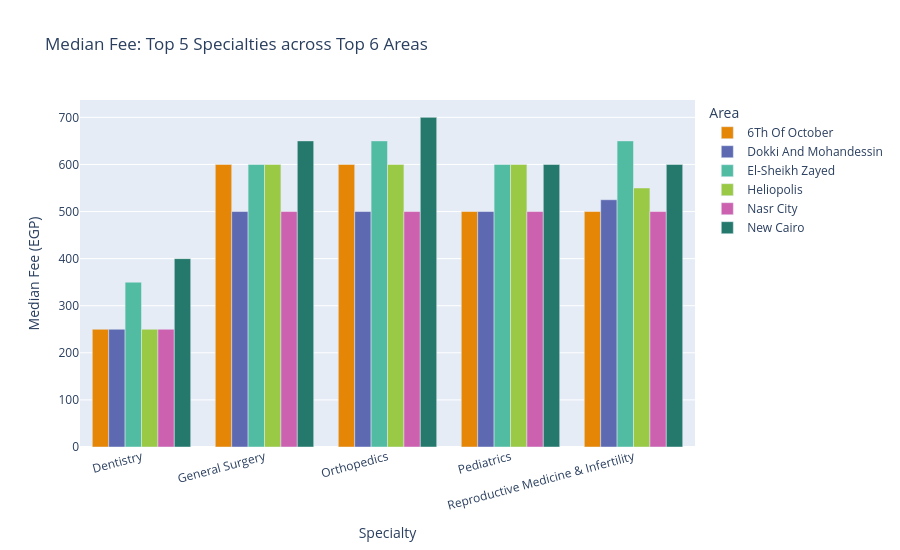
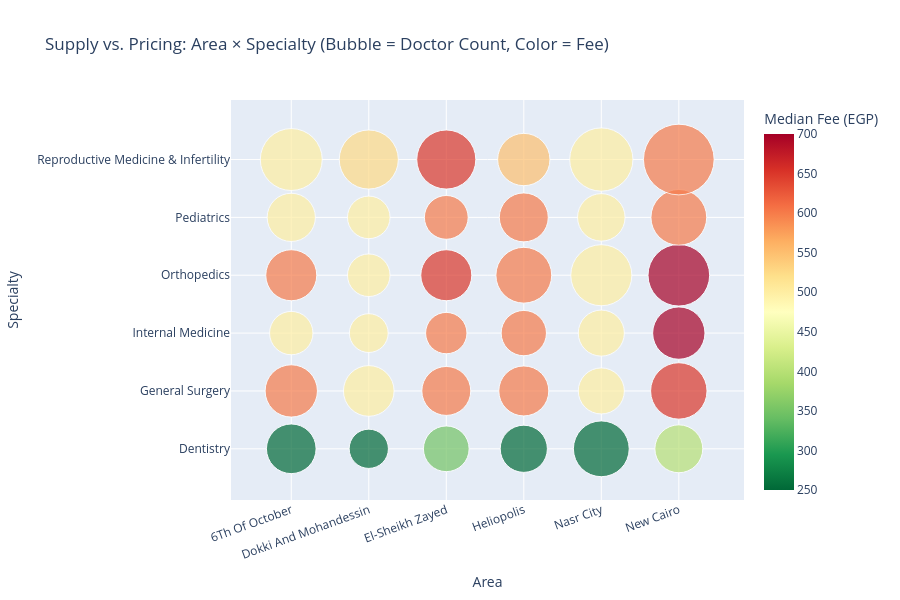

Notebook cell for these charts, in order:
### Code cell
top10_areas = df['address'].value_counts().head(10).index
top10_specs = df['Speciality'].value_counts().head(10).index

heat_fee = (
    df[df['address'].isin(top10_areas) & df['Speciality'].isin(top10_specs)]
    .groupby(['address', 'Speciality'])['fee']
    .median()
    .unstack(fill_value=0)
)

fig, ax = plt.subplots(figsize=(16, 8))
sns.heatmap(heat_fee, annot=True, fmt='.0f', cmap='RdYlGn_r',
            linewidths=0.5, ax=ax,
            cbar_kws={'label': 'Median Fee (EGP)'})
ax.set_title('Median Consultation Fee: Specialty × Area', fontsize=15, fontweight='bold')
ax.set_xlabel('Specialty', fontsize=12)
ax.set_ylabel('Area', fontsize=12)
plt.xticks(rotation=35, ha='right', fontsize=9)
plt.yticks(fontsize=9)
plt.tight_layout()
plt.show()

print('\n💡 Insight: Red/dark cells = expensive combinations. Green = affordable.')
print('   Compare how the SAME specialty is priced differently across areas.')


# ── 2.2 Grouped Bar: Median Fee by Specialty across Top Areas
top5_specs = df['Speciality'].value_counts().head(5).index
top6_areas = df['address'].value_counts().head(6).index

fee_grouped = (
    df[df['address'].isin(top6_areas) & df['Speciality'].isin(top5_specs)]
    .groupby(['Speciality', 'address'])['fee']
    .median()
    .reset_index()
    .rename(columns={'fee': 'median_fee'})
)

fig = px.bar(
    fee_grouped,
    x='Speciality', y='median_fee', color='address',
    barmode='group',
    title='Median Fee: Top 5 Specialties across Top 6 Areas',
    labels={'median_fee': 'Median Fee (EGP)', 'Speciality': 'Specialty', 'address': 'Area'},
    color_discrete_sequence=px.colors.qualitative.Vivid,
    height=550
)
fig.update_layout(xaxis_tickangle=-15)
fig.show()

print('\n💡 Insight: See how the same specialty can cost very differently depending on the area.')
print('   This is critical for dynamic pricing and area-based recommendations.')


# ── 2.3 Bubble Chart: Area × Specialty — Fee + Doctor Count
top6_areas = df['address'].value_counts().head(6).index
top6_specs = df['Speciality'].value_counts().head(6).index

bubble_df = (
    df[df['address'].isin(top6_areas) & df['Speciality'].isin(top6_specs)]
    .groupby(['address', 'Speciality'])
    .agg(
        median_fee=('fee', 'median'),
        doctor_count=('name', 'count'),
        avg_reviews=('reviews_count', 'mean')
    )
    .reset_index()
)

fig = px.scatter(
    bubble_df,
    x='address', y='Speciality',
    size='doctor_count',
    color='median_fee',
    color_continuous_scale='RdYlGn_r',
    hover_data=['doctor_count', 'median_fee', 'avg_reviews'],
    title='Supply vs. Pricing: Area × Specialty (Bubble = Doctor Count, Color = Fee)',
    labels={'address': 'Area', 'Speciality': 'Specialty',
            'median_fee': 'Median Fee (EGP)', 'doctor_count': 'Doctors'},
    height=600,
    size_max=50
)
fig.update_layout(xaxis_tickangle=-20)
fig.show()

print('\n💡 Insight: Large + Red bubbles = high supply + expensive (competitive premium market)')
print('   Small + Green bubbles = low supply + cheap (potential growth opportunity)')

### Figure 1 — Plotly figure (JSON) as saved in the notebook; plotly's stock layout.template omitted (floating-point values rounded to 4 significant figures)
{"data": [{"alignmentgroup": "True", "hovertemplate": "Area=6Th Of October<br>Specialty=%{x}<br>Median Fee (EGP)=%{y}<extra></extra>", "legendgroup": "6Th Of October", "marker": {"color": "rgb(229, 134, 6)", "pattern": {"shape": ""}}, "name": "6Th Of October", "offsetgroup": "6Th Of October", "orientation": "v", "showlegend": true, "textposition": "auto", "type": "bar", "x": ["Dentistry", "General Surgery", "Orthopedics", "Pediatrics", "Reproductive Medicine & Infertility"], "xaxis": "x", "y": [250, 600, 600, 500, 500], "yaxis": "y"}, {"alignmentgroup": "True", "hovertemplate": "Area=Dokki And Mohandessin<br>Specialty=%{x}<br>Median Fee (EGP)=%{y}<extra></extra>", "legendgroup": "Dokki And Mohandessin", "marker": {"color": "rgb(93, 105, 177)", "pattern": {"shape": ""}}, "name": "Dokki And Mohandessin", "offsetgroup": "Dokki And Mohandessin", "orientation": "v", "showlegend": true, "textposition": "auto", "type": "bar", "x": ["Dentistry", "General Surgery", "Orthopedics", "Pediatrics", "Reproductive Medicine & Infertility"], "xaxis": "x", "y": [250, 500, 500, 500, 525], "yaxis": "y"}, {"alignmentgroup": "True", "hovertemplate": "Area=El-Sheikh Zayed<br>Specialty=%{x}<br>Median Fee (EGP)=%{y}<extra></extra>", "legendgroup": "El-Sheikh Zayed", "marker": {"color": "rgb(82, 188, 163)", "pattern": {"shape": ""}}, "name": "El-Sheikh Zayed", "offsetgroup": "El-Sheikh Zayed", "orientation": "v", "showlegend": true, "textposition": "auto", "type": "bar", "x": ["Dentistry", "General Surgery", "Orthopedics", "Pediatrics", "Reproductive Medicine & Infertility"], "xaxis": "x", "y": [350, 600, 650, 600, 650], "yaxis": "y"}, {"alignmentgroup": "True", "hovertemplate": "Area=Heliopolis<br>Specialty=%{x}<br>Median Fee (EGP)=%{y}<extra></extra>", "legendgroup": "Heliopolis", "marker": {"color": "rgb(153, 201, 69)", "pattern": {"shape": ""}}, "name": "Heliopolis", "offsetgroup": "Heliopolis", "orientation": "v", "showlegend": true, "textposition": "auto", "type": "bar", "x": ["Dentistry", "General Surgery", "Orthopedics", "Pediatrics", "Reproductive Medicine & Infertility"], "xaxis": "x", "y": [250, 600, 600, 600, 550], "yaxis": "y"}, {"alignmentgroup": "True", "hovertemplate": "Area=Nasr City<br>Specialty=%{x}<br>Median Fee (EGP)=%{y}<extra></extra>", "legendgroup": "Nasr City", "marker": {"color": "rgb(204, 97, 176)", "pattern": {"shape": ""}}, "name": "Nasr City", "offsetgroup": "Nasr City", "orientation": "v", "showlegend": true, "textposition": "auto", "type": "bar", "x": ["Dentistry", "General Surgery", "Orthopedics", "Pediatrics", "Reproductive Medicine & Infertility"], "xaxis": "x", "y": [250, 500, 500, 500, 500], "yaxis": "y"}, {"alignmentgroup": "True", "hovertemplate": "Area=New Cairo<br>Specialty=%{x}<br>Median Fee (EGP)=%{y}<extra></extra>", "legendgroup": "New Cairo", "marker": {"color": "rgb(36, 121, 108)", "pattern": {"shape": ""}}, "name": "New Cairo", "offsetgroup": "New Cairo", "orientation": "v", "showlegend": true, "textposition": "auto", "type": "bar", "x": ["Dentistry", "General Surgery", "Orthopedics", "Pediatrics", "Reproductive Medicine & Infertility"], "xaxis": "x", "y": [400, 650, 700, 600, 600], "yaxis": "y"}], "layout": {"barmode": "group", "height": 550, "legend": {"title": {"text": "Area"}, "tracegroupgap": 0}, "title": {"text": "Median Fee: Top 5 Specialties across Top 6 Areas"}, "xaxis": {"anchor": "y", "domain": [0, 1], "tickangle": -15, "title": {"text": "Specialty"}}, "yaxis": {"anchor": "x", "domain": [0, 1], "title": {"text": "Median Fee (EGP)"}}}}

### Figure 2 — Plotly figure (JSON) as saved in the notebook; plotly's stock layout.template omitted (floating-point values rounded to 4 significant figures)
{"data": [{"customdata": [[72, 250, 81.82], [80, 600, 13.29], [55, 500, 164.6], [76, 600, 78.11], [68, 500, 93.44], [112, 500, 97.97], [45, 250, 104.6], [75, 500, 16.91], [44, 500, 94.34], [53, 500, 135.7], [53, 500, 62.96], [102, 525, 89.63], [61, 350, 143.5], [70, 600, 20.74], [50, 600, 52.6], [76, 650, 89.16], [56, 600, 53.39], [102, 650, 51.15], [65, 250, 80.98], [73, 600, 29.1], [60, 600, 123.8], [91, 600, 82.08], [70, 600, 74.9], [80, 550, 109.7], [91, 250, 119.9], [62, 500, 46.31], [62, 500, 171.0], [109, 500, 122.0], [66, 500, 86.55], [117, 500, 105.9], [67, 400, 111.4], [93, 650, 17.8], [80, 700, 97.91], [111, 700, 56.65], [91, 600, 43.71], [146, 600, 102.7]], "hovertemplate": "Area=%{x}<br>Specialty=%{y}<br>Doctors=%{customdata[0]}<br>Median Fee (EGP)=%{marker.color}<br>avg_reviews=%{customdata[2]}<extra></extra>", "legendgroup": "", "marker": {"color": [250, 600, 500, 600, 500, 500, 250, 500, 500, 500, 500, 525, 350, 600, 600, 650, 600, 650, 250, 600, 600, 600, 600, 550, 250, 500, 500, 500, 500, 500, 400, 650, 700, 700, 600, 600], "coloraxis": "coloraxis", "size": [72, 80, 55, 76, 68, 112, 45, 75, 44, 53, 53, 102, 61, 70, 50, 76, 56, 102, 65, 73, 60, 91, 70, 80, 91, 62, 62, 109, 66, 117, 67, 93, 80, 111, 91, 146], "sizemode": "area", "sizeref": 0.0584, "symbol": "circle"}, "mode": "markers", "name": "", "orientation": "v", "showlegend": false, "type": "scatter", "x": ["6Th Of October", "6Th Of October", "6Th Of October", "6Th Of October", "6Th Of October", "6Th Of October", "Dokki And Mohandessin", "Dokki And Mohandessin", "Dokki And Mohandessin", "Dokki And Mohandessin", "Dokki And Mohandessin", "Dokki And Mohandessin", "El-Sheikh Zayed", "El-Sheikh Zayed", "El-Sheikh Zayed", "El-Sheikh Zayed", "El-Sheikh Zayed", "El-Sheikh Zayed", "Heliopolis", "Heliopolis", "Heliopolis", "Heliopolis", "Heliopolis", "Heliopolis", "Nasr City", "Nasr City", "Nasr City", "Nasr City", "Nasr City", "Nasr City", "New Cairo", "New Cairo", "New Cairo", "New Cairo", "New Cairo", "New Cairo"], "xaxis": "x", "y": ["Dentistry", "General Surgery", "Internal Medicine", "Orthopedics", "Pediatrics", "Reproductive Medicine & Infertility", "Dentistry", "General Surgery", "Internal Medicine", "Orthopedics", "Pediatrics", "Reproductive Medicine & Infertility", "Dentistry", "General Surgery", "Internal Medicine", "Orthopedics", "Pediatrics", "Reproductive Medicine & Infertility", "Dentistry", "General Surgery", "Internal Medicine", "Orthopedics", "Pediatrics", "Reproductive Medicine & Infertility", "Dentistry", "General Surgery", "Internal Medicine", "Orthopedics", "Pediatrics", "Reproductive Medicine & Infertility", "Dentistry", "General Surgery", "Internal Medicine", "Orthopedics", "Pediatrics", "Reproductive Medicine & Infertility"], "yaxis": "y"}], "layout": {"coloraxis": {"colorbar": {"title": {"text": "Median Fee (EGP)"}}, "colorscale": [[0, "rgb(0,104,55)"], [0.1, "rgb(26,152,80)"], [0.2, "rgb(102,189,99)"], [0.3, "rgb(166,217,106)"], [0.4, "rgb(217,239,139)"], [0.5, "rgb(255,255,191)"], [0.6, "rgb(254,224,139)"], [0.7, "rgb(253,174,97)"], [0.8, "rgb(244,109,67)"], [0.9, "rgb(215,48,39)"], [1, "rgb(165,0,38)"]]}, "height": 600, "legend": {"itemsizing": "constant", "tracegroupgap": 0}, "title": {"text": "Supply vs. Pricing: Area × Specialty (Bubble = Doctor Count, Color = Fee)"}, "xaxis": {"anchor": "y", "domain": [0, 1], "tickangle": -20, "title": {"text": "Area"}}, "yaxis": {"anchor": "x", "domain": [0, 1], "title": {"text": "Specialty"}}}}
